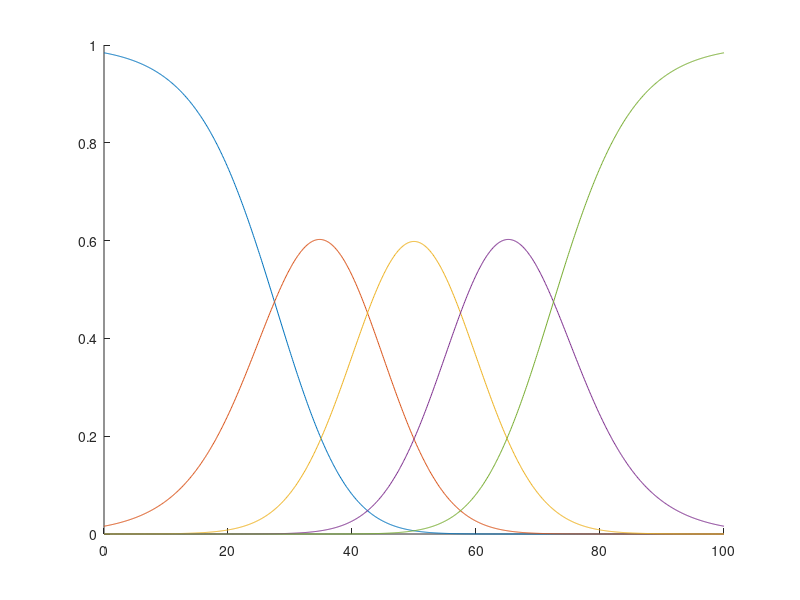
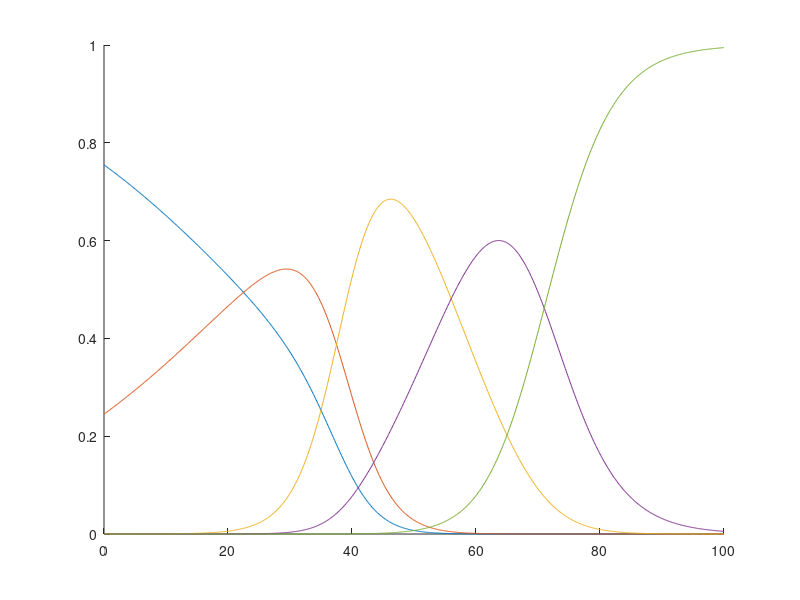

Reproduce these figures in MATLAB, in order.
clear all, close all;
x = 0:0.1:100;
%% Part 1
y1 = gaussmf(x, [10, 20]);
y2 = gaussmf(x, [10, 35]);
y3 = gaussmf(x, [10, 50]);
y4 = gaussmf(x, [10, 65]);
y5 = gaussmf(x, [10, 80]);

ym = y1 + y2 + y3 + y4 + y5;

yy1 = y1./ym;
yy2 = y2./ym;
yy3 = y3./ym;
yy4 = y4./ym;
yy5 = y5./ym;

figure, hold on;
plot(x, yy1);
plot(x, yy2);
plot(x, yy3);
plot(x, yy4);
plot(x, yy5);
%% Part 2
y1 = gaussmf(x, [10, 20]);
y2 = gaussmf(x, [10, 25]);
y3 = gaussmf(x, [10, 50]);
y4 = gaussmf(x, [10, 62]);
y5 = gaussmf(x, [10, 80]);

ym = y1 + y2 + y3 + y4 + y5;

yy1 = y1./ym;
yy2 = y2./ym;
yy3 = y3./ym;
yy4 = y4./ym;
yy5 = y5./ym;

figure, hold on;
plot(x, yy1);
plot(x, yy2);
plot(x, yy3);
plot(x, yy4);
plot(x, yy5);